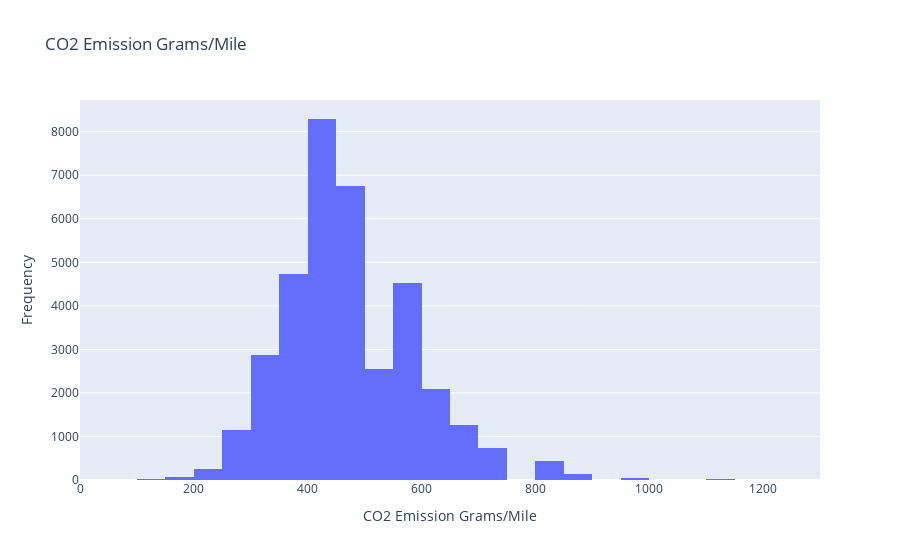

The notebook cell this image was saved under:
### Markdown cell above
2. CO2 Emission Grams/Mile

### Code cell
# your code here
fig = px.histogram(
        vehicles_df, 
        x='CO2 Emission Grams/Mile',
        title='CO2 Emission Grams/Mile',
        labels={'CO2 Emission Grams/Mile': 'CO2 Emission', 'count': 'Grams/Mile'},
        nbins=30
    )
    
fig.update_layout(
        xaxis_title="CO2 Emission Grams/Mile",
        yaxis_title="Frequency",
        showlegend=False
    )
    
fig.show()

### Figure 1 — Plotly figure (JSON) as saved in the notebook; plotly's stock layout.template omitted (floating-point values rounded to 4 significant figures; data arrays with more than 128 entries replaced by an {"elided": "..."} marker saying what was removed)
{"data": [{"bingroup": "x", "hovertemplate": "CO2 Emission=%{x}<br>count=%{y}<extra></extra>", "legendgroup": "", "marker": {"color": "#636efa", "pattern": {"shape": ""}}, "name": "", "nbinsx": 30, "orientation": "v", "showlegend": false, "type": "histogram", "x": {"elided": "35952 float values"}, "xaxis": "x", "yaxis": "y"}], "layout": {"barmode": "relative", "legend": {"tracegroupgap": 0}, "showlegend": false, "title": {"text": "CO2 Emission Grams/Mile"}, "xaxis": {"anchor": "y", "domain": [0, 1], "title": {"text": "CO2 Emission Grams/Mile"}}, "yaxis": {"anchor": "x", "domain": [0, 1], "title": {"text": "Frequency"}}}}
